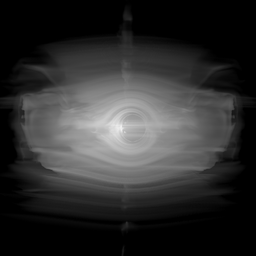
#> input picture images/GRMHD_True_Image_Greyscale.png, 256 x 256 px, shrunk from 755 x 755 before the run
$ python new_test.py   (Python 2 division)   (older library calls are emulated)
#> lines starting #> are read from the running program, lines starting #| are printed output that depends on the picture
### dic.py
'''

 The package contain the Diffusive Image Compression (dic)

'''
from matplotlib.colors import LogNorm
from scipy import misc
import matplotlib.pyplot as plt
import matplotlib.cm as cm
import random as random
import numpy as np

class Image(object):
  ''' the image resconstruction class '''

  def __init__(self,fn):
    ''' fn contains the file to be analysed '''
#> called with fn = 'images/GRMHD_True_Image_Greyscale.png'
    #courtant number
    self.c = 0.25

    #must be specificed by the user
    self.per_remove=0.99
    self.thresh=0.5

    #read in the image that we store temporarily
    temp_im=misc.imread(fn)
#> temp_im is the input picture: shape (256, 256); min 0, max 241, mean 46.8

    temp_im=temp_im/float(np.max(temp_im))

    #pad the edges of the image so we can apply finite difference
    self.image=np.zeros((temp_im.shape[0]+2,temp_im.shape[1]+2))
    im=self.image

    #copy the old image into the new image
    self.nx,self.ny=im.shape[0],im.shape[1]
#> self.nx = 258; self.ny = 258
    im[1:self.nx-1,1:self.ny-1]=temp_im[:,:]

    print "the min max of the image \t ",  np.min(im),np.max(im)
#| the min max of the image 	  0.0 1.0
    #normalise the image
#    im=self.normalise()

    #store the original image for later
    self.orig_image=np.copy(im)
    self.initial_data_image=np.copy(im)

    #total number of points in the image
    self.totnp=np.shape(im)[0]*np.shape(im)[1]
#> self.totnp = 66564


    self.oa=[]
  # [4 lines left out: function normalise, not called in this run]

  def initialise(self,threshold,percent,print_statistics=False):
    ''' initialise the image for reconstruction '''
    self.per_remove=percent
    self.thresh=threshold
    #always use the original image
    im=self.orig_image.flatten()

    #number of points before thresholding
    non_zero_idx=np.where(im>0.0)[0]
    npb4thresh=non_zero_idx.shape[0]

    #remove all points below threshold
    idx=np.where(im<self.thresh)[0]
    im[idx]=0.0


    non_zero_idx=np.where(im>0.0)[0]
    nl=non_zero_idx.shape[0]
    npremove=int(nl*self.per_remove)


    #select randomly those points to remove
    ids=random.sample(xrange(0,nl),npremove)
    im[non_zero_idx[ids]]=0

    #get all non-zero points
    non_zero_idx=np.where(im>0.0)[0]
    b=np.shape(non_zero_idx)[0]
    self.nzpt=b
    perblank=100*float(self.totnp-b)/self.totnp
    oa=im[non_zero_idx]
    im=im.reshape((self.nx,self.ny))
    self.oa=oa
    self.non_zero_idx=non_zero_idx
    self.initial_data_image=np.copy(im)

#    plt.imshow(self.initial_data_image, cmap = cm.Greys_r,interpolation='none')
#    plt.show()
    if print_statistics==True:
      print "%%%%%%%%%%%%%%% INITIALIZATION OF IMAGE %%%%%%%%%%%%%%%%%% "
      print '{0:40} : {1:10d}'.format("total number of points", self.totnp)
      print '{0:40} : {1:10f}'.format("threshold is ", self.thresh)
      print '{0:40} : {1:10d}'.format("num non-zero before thresholding", npb4thresh)
      print '{0:40} : {1:10d}'.format("num non-zero after thresholding", nl)
      print '{0:40} : {1:10f}'.format("percent of points to remove", self.per_remove)
      print '{0:40} : {1:10d}'.format("num points removed from threshold", npremove)
      print '{0:40} : {1:10d}'.format("num non-zero points", b)
      print '{0:40} : {1:10f}'.format("% of image set to 0", perblank)

  def reconstruct(self,nsteps):
    ''' this function reconstructions the image'''
    self.nsteps=nsteps
    f=self.initial_data_image
    for k in range(0,nsteps):
      #now do the iteration
      fnew=np.zeros((f.shape[0],f.shape[1]))
      si,ei=1,self.nx-1
      c=self.c
      #compute the second derivative using finite differences and time step
      fnew[si:ei,si:ei]=(1-4*c)*f[si:ei,si:ei]+c*(f[si+1:ei+1,si:ei]+f[si-1:ei-1,si:ei] + f[si:ei,si-1:ei-1] +f[si:ei,si+1:ei+1])

      #flatten array for this operation
      fnew=fnew.reshape(-1)
      #copy the fixed points
      fnew[self.non_zero_idx]=self.oa
      fnew=fnew.reshape((self.nx,self.ny))

    #  if k % 100 ==0 :
    #    diff=np.max(np.abs(f-fnew))
    #    print '{0:10d} : {1:10f}'.format(int(k),diff)
      f=fnew

    self.image=fnew
    return 0


  def statistics(self):
    ''' return some statistics'''
    #light curve
    self.lc=np.sum(self.image)/np.sum(self.orig_image)
    return (self.thresh,self.per_remove,self.lc,self.nzpt,self.totnp)

  # [4 lines left out: function plot_image, not called in this run]

  def save_img(self):
    ''' plot the original image '''
    fig = plt.figure()
    plt.imshow(self.image, cmap = cm.Greys_r,interpolation='none')
    plt.savefig("output_"+str(self.thresh)+".png",bbox_inches='tight')

  # [9 lines left out: functions plot_original, plot_initial_data, not called in this run]

### new_test.py
import dic


#set-up the original image
A=dic.Image("images/GRMHD_True_Image_Greyscale.png")

stat_list=[]
for x in [0.0,0.1,0.2,0.3,0.4,0.5,0.6,0.7,0.8,0.9,0.95,0.96,0.97,0.98,0.99,0.99]:
  print x
  A.initialise(threshold=0.5,percent=x,print_statistics=False)
  #A.plot_initial_data()
  A.reconstruct(nsteps=1000)
  curr_stats=A.statistics()
  stat_list.append(curr_stats)
  A.save_img()
#> this loop made 16 passes
#> curr_stats on passes 1 to 12: (0.5, 0, 0.77, 8967, 66564), (0.5, 0.1, 0.768, 8071, 66564), (0.5, 0.2, 0.768, 7174, 66564), (0.5, 0.3, 0.767, 6277, 66564), (0.5, 0.4, 0.766, 5381, 66564), (0.5, 0.5, 0.763, 4484, 66564), (0.5, 0.6, 0.762, 3587, 66564), (0.5, 0.7, 0.755, 2691, 66564), (0.5, 0.8, 0.743, 1794, 66564), (0.5, 0.9, 0.734, 897, 66564), (0.5, 0.95, 0.695, 449, 66564), (0.5, 0.96, 0.693, 359, 66564)
#> pass 1, in initialise, `im=im.reshape((self.nx,self.ny))`:
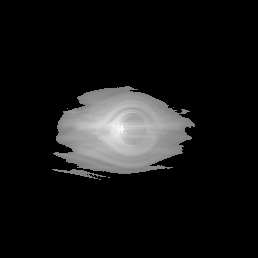
#> im: shape (258, 258) float64; min 0, max 1, mean 0.0853
#> pass 1, in save_img, `plt.savefig("output_"+str(self.thresh)+".png",bbox_inches='tight')`:
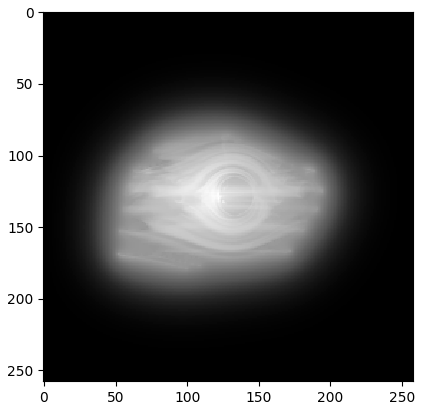
#> figure drawn by matplotlib, 1 panel
#> pass 3, in initialise (call 3), `im=im.reshape((self.nx,self.ny))`:
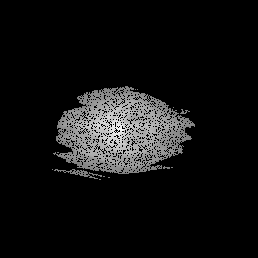
#> im: shape (258, 258) float64; min 0, max 1, mean 0.0682
#> after the loop, stat_list = 16 items, first 6: (0.5, 0, 0.77, 8967, 66564), (0.5, 0.1, 0.768, 8071, 66564), (0.5, 0.2, 0.768, 7174, 66564), (0.5, 0.3, 0.767, 6277, 66564), (0.5, 0.4, 0.766, 5381, 66564), (0.5, 0.5, 0.763, 4484, 66564)

print stat_list
#> (printed output is left out)
quit()
A.initialise(threshold=0.8,percent=0.99,print_statistics=True)

#A.plot_image()
A.reconstruct(nsteps=2000)
#A.plot_image()
print A.statistics()
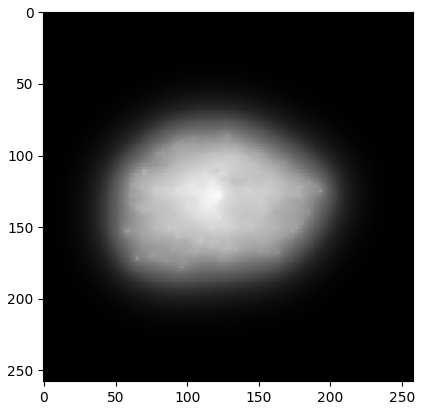
#> figure drawn by matplotlib, 1 panel
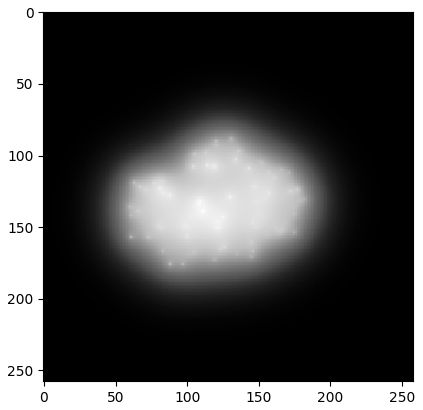
#> figure drawn by matplotlib, 1 panel
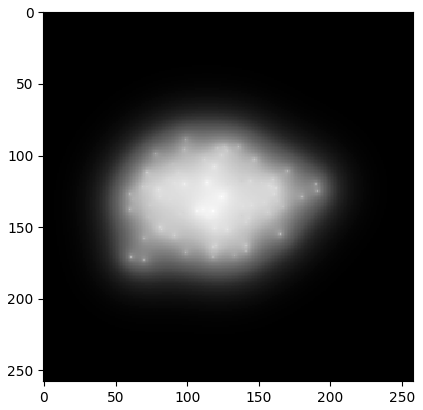
#> figure drawn by matplotlib, 1 panel
#> (the program exits here)
